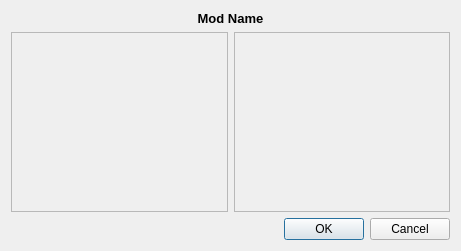
<?xml version="1.0" encoding="UTF-8"?>
<ui version="4.0">
 <class>Customization</class>
 <widget class="QDialog" name="Customization">
  <property name="geometry">
   <rect>
    <x>0</x>
    <y>0</y>
    <width>459</width>
    <height>251</height>
   </rect>
  </property>
  <property name="windowTitle">
   <string>Mod Options</string>
  </property>
  <layout class="QVBoxLayout" name="verticalLayout">
   <item>
    <widget class="QLabel" name="labelModName">
     <property name="font">
      <font>
       <pointsize>10</pointsize>
       <weight>75</weight>
       <bold>true</bold>
      </font>
     </property>
     <property name="text">
      <string>Mod Name</string>
     </property>
     <property name="alignment">
      <set>Qt::AlignCenter</set>
     </property>
    </widget>
   </item>
   <item>
    <layout class="QHBoxLayout" name="layoutOptionals">
     <item>
      <widget class="QScrollArea" name="scrollAreaModes">
       <property name="minimumSize">
        <size>
         <width>217</width>
         <height>0</height>
        </size>
       </property>
       <property name="horizontalScrollBarPolicy">
        <enum>Qt::ScrollBarAsNeeded</enum>
       </property>
       <property name="widgetResizable">
        <bool>true</bool>
       </property>
       <widget class="QWidget" name="scrollAreaWidgetContents">
        <property name="geometry">
         <rect>
          <x>0</x>
          <y>0</y>
          <width>215</width>
          <height>178</height>
         </rect>
        </property>
       </widget>
      </widget>
     </item>
     <item>
      <widget class="QScrollArea" name="scrollAreaOptions">
       <property name="minimumSize">
        <size>
         <width>216</width>
         <height>0</height>
        </size>
       </property>
       <property name="horizontalScrollBarPolicy">
        <enum>Qt::ScrollBarAsNeeded</enum>
       </property>
       <property name="widgetResizable">
        <bool>true</bool>
       </property>
       <widget class="QWidget" name="scrollAreaWidgetContents_3">
        <property name="geometry">
         <rect>
          <x>0</x>
          <y>0</y>
          <width>214</width>
          <height>178</height>
         </rect>
        </property>
       </widget>
      </widget>
     </item>
    </layout>
   </item>
   <item>
    <widget class="QDialogButtonBox" name="buttonBox">
     <property name="orientation">
      <enum>Qt::Horizontal</enum>
     </property>
     <property name="standardButtons">
      <set>QDialogButtonBox::Cancel|QDialogButtonBox::Ok</set>
     </property>
    </widget>
   </item>
  </layout>
 </widget>
 <resources/>
 <connections>
  <connection>
   <sender>buttonBox</sender>
   <signal>accepted()</signal>
   <receiver>Customization</receiver>
   <slot>accept()</slot>
   <hints>
    <hint type="sourcelabel">
     <x>248</x>
     <y>254</y>
    </hint>
    <hint type="destinationlabel">
     <x>157</x>
     <y>274</y>
    </hint>
   </hints>
  </connection>
  <connection>
   <sender>buttonBox</sender>
   <signal>rejected()</signal>
   <receiver>Customization</receiver>
   <slot>reject()</slot>
   <hints>
    <hint type="sourcelabel">
     <x>316</x>
     <y>260</y>
    </hint>
    <hint type="destinationlabel">
     <x>286</x>
     <y>274</y>
    </hint>
   </hints>
  </connection>
 </connections>
</ui>
